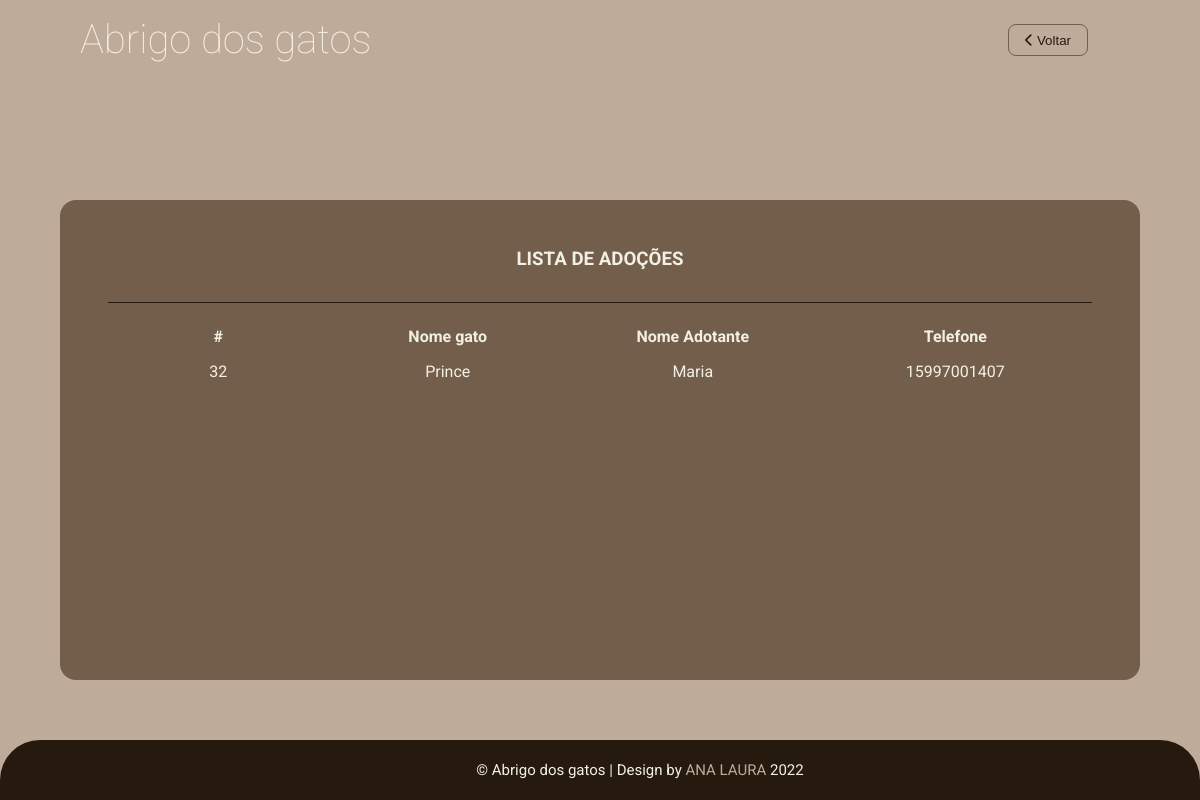
/admin/tabelas/tabela_adocoes.php (signed in), run on the app's committed database.
### tables this page shows
CREATE TABLE IF NOT EXISTS `adocoes` (
  `id_adocao` int(11) NOT NULL AUTO_INCREMENT,
  `fk_id_gato` varchar(50) NOT NULL,
  `nome_adotante` varchar(50) NOT NULL,
  `email_adotante` varchar(100) NOT NULL,
  `telefone` varchar(20) NOT NULL,
  PRIMARY KEY (`id_adocao`),
  KEY `fk_id_gato` (`fk_id_gato`)
);

CREATE TABLE IF NOT EXISTS `gato` (
  `id_gato` int(11) NOT NULL AUTO_INCREMENT,
  `nome` varchar(50) NOT NULL,
  `descricao` text NOT NULL,
  `adotado` bit(1) NOT NULL,
  `img` varchar(255) NOT NULL,
  PRIMARY KEY (`id_gato`)
);

### admin/tabelas/tabela_adocoes.php (the view, shortened to what this page needs)
<!DOCTYPE html>
<html lang="pt-br">
<head>
    <link rel="stylesheet" href="../../css/style.css">
    <link rel="stylesheet" href="https://cdnjs.cloudflare.com/ajax/libs/font-awesome/6.1.2/css/all.min.css" />
</head>
<body id="adm">
    <header class="header-adm">
        <span>
            <a href="../../index.php">Abrigo dos gatos</a>
        </span>
        <a href="../painel.php"><button class="sair"><i class="fa-solid fa-chevron-left"></i> Voltar</button></a>
    </header>
        <div class="tabela">
            <h3>Lista de Adoções</h3>
            <table>
                <thead>
                    <tr>
                        <th class="opcao">#</th>
                        <th>Nome gato</th>
                        <th>Nome Adotante</th>
                        <th>Telefone</th>
                    </tr>
                </thead>
                <tbody>
                    <?php
                        require_once '../../lib/conn.php';
                        $sql = "SELECT adocoes.id_adocao, gato.nome, adocoes.nome_adotante, adocoes.telefone FROM adocoes, gato WHERE adocoes.fk_id_gato = gato.id_gato ORDER BY adocoes.id_adocao ASC";
                        $stmt = $conn->query($sql);
                        $gatos = $stmt->fetchAll(PDO::FETCH_OBJ);
                        foreach ($gatos as $gato) {
                            ?>
                        <tr>
                            <td class="id"><?= $gato->id_adocao ?></td>
                            <td><?= $gato->nome ?></td>
                            <td><?= $gato->nome_adotante ?></td>
                            <td><?= $gato->telefone ?></td>
                        </tr>
                    <?php
                        }
                    ?>
                </tbody>
            </table>
        </div>
    <footer id="footer-adm">
        <div id="baixo">
			<div class="centro">
				<span class="credito">&copy; Abrigo dos gatos |</span>
				<span>Design by <a href="#">ANA LAURA </a>2022</span>
			</div>
		</div>
    </footer>
</body>
</html>

### css/style.css (style rules this page uses)
* { margin: 0; padding: 0; box-sizing: border-box; }
body, html { background-color: var(--secondary); font-family: "Roboto", sans-serif; color: #777; height: 100%; }
header { padding: 1rem 10rem 0 5rem; box-sizing: border-box; display: flex; justify-content: space-between; }
a { text-decoration: none; color: var(--light); }
button { width: 20rem; height: 2rem; margin: auto; margin-top: 1rem; background-color: var(--primary); color: var(--light); font-weight: 300; cursor: pointer; border-radius: 8px; border: none; transition: background-color 1s, color 1s; -webkit-transition: background-color 1s, color 1s; -moz-transition: background-color 1s, color 1s; -ms-transition: background-color 1s, color 1s; -o-transition: background-color 1s, color 1s; }
footer { background-color: var(--dark); color: var(--light); padding: 1rem 0 1rem 5rem; padding-left: 5rem; border-top-left-radius: 40px; border-top-right-radius: 40px; }
#baixo .centro { width: 50%; margin: auto; padding: 5px; font-size: 15px; background: var(--dark); text-align: center; }
#baixo .centro span { color: var(--light); }
#baixo .centro a { color: var(--secondary); text-decoration: none; }
h3 { text-transform: uppercase; color: var(--primary); }
@media all and (min-width: 992px) and (max-width: 1399.98px) { header { padding: 0 4rem 0 2rem; } }

### css/variable.css (style rules this page uses)
:root { --light: #F2F0E4; --dark: #261A0F; --primary: #735E4C; --secondary: #BFAB99; }

### css/adm.css (style rules this page uses)
#adm { background-color: var(--secondary); display: flex; flex-direction: column; min-height: 100vh; }
#adm header { display: flex; justify-content: center; padding: 1rem; color: var(--light); font-weight: 100; font-size: 3.5rem; }
#adm button { width: 10rem; }
.header-adm span { font-size: 2.5rem; }
#adm .header-adm { padding: 1rem 5rem ; display: flex; flex-direction: row; justify-content: space-between; align-content: center; }
#adm .header-adm .sair { float: right; margin: 0.5rem 2rem 0 0; border: 1px solid var(--primary); background-color: transparent; color: var(--dark); width: 5rem; }
#adm h3 { text-align: center; }
#footer-adm { position: fixed; bottom: 0; width: 100%; }
.tabela { background-color: var(--primary); width: 90%; height: 30rem; margin: auto; padding: 3rem; overflow-y: scroll; border-radius: 1rem; -webkit-border-radius: 1rem; -moz-border-radius: 1rem; -ms-border-radius: 1rem; -o-border-radius: 1rem; }
.tabela h3 { color: var(--light); margin-bottom: 1rem; padding-bottom: 2rem; border-bottom: 1px solid var(--dark); }
table { border-collapse: collapse; color: var(--light); }
th, td { width: 30rem; padding: 0.5rem 2rem; text-align: center; }
.opcao { width: 2rem; }

### data on the page
adocoes: id_adocao "32", gato.nome "Prince", nome_adotante "Maria", telefone "15997001407"
